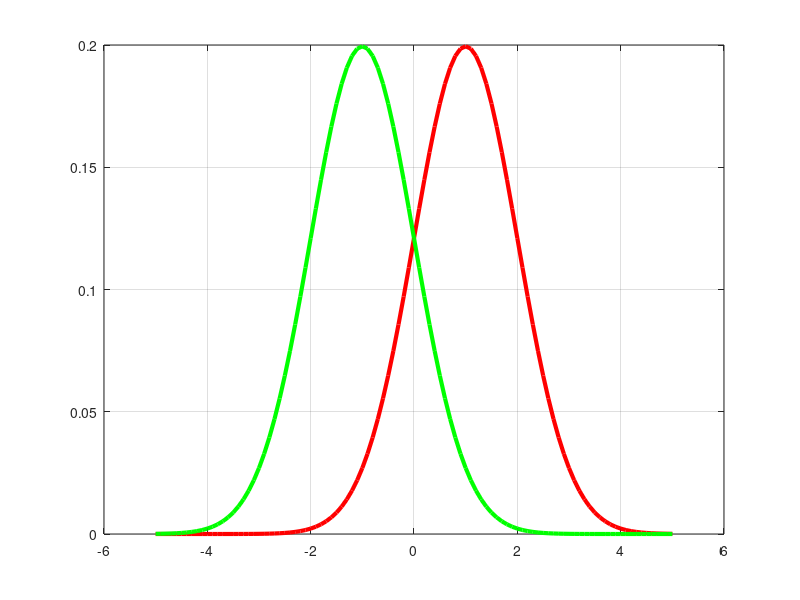

This chart was generated by the following MATLAB code: (Note: this script raises an error after producing the figure.)
function decisionBoundariesDemo1d

%plotgaussians1d(-1, 3, 1, 1, 0.5)
%plotgaussians1d(-1, 3, 1, 1, 0.1)
figure
plotgaussians1d(1, -1, 1, 1, 0.5)
if doPrintPmtk, doPrintPmtkFigures('dboundaries1dConnected'); end;
figure
plotgaussians1d(1, -1, 3, 1, 0.5)
if doPrintPmtk, doPrintPmtkFigures('dboundaries1dDisconnected'); end;

function plotgaussians1d(mu1, mu2, s1, s2, pi1)
pi2 = 1-pi1;
xs = -5:0.1:5;
p1 = normpdf(xs, mu1, s1);
p2 = normpdf(xs, mu2, s2);
plot(xs, pi1*p1, 'r-', 'linewidth', 3);
hold on
plot(xs, pi2*p2, 'g-', 'linewidth', 3);
grid on
xmin = min(xs); xmax = max(xs);
syms x % use symbolic math toolbox
b  = double(solve(pi1*normpdf(x,mu1,s1) - pi2*normpdf(x,mu2,s2)));
b = sort(b)
pmax = max(max(pi1*p1), max(pi2*p2));
h = line([b(1) b(1)], [0 pmax]); set(h, 'color', 'k', 'linewidth', 3);
if length(b)>1
  h = line([b(2) b(2)], [0 pmax]); set(h, 'color', 'k', 'linewidth', 3);
end

e = 0;
if length(b)==1
  h = line([xmin b], [e e]); set(h, 'color', 'g', 'linewidth', 3);
  h = line([b xmax], [e e]); set(h, 'color', 'r', 'linewidth', 3);
else
  h = line([b(1) b(2)], [e e]); set(h, 'color', 'g', 'linewidth', 3);
  h = line([xmin b(1)], [e e]); set(h, 'color', 'r', 'linewidth', 3);
  h = line([b(2) xmax], [e e]); set(h, 'color', 'r', 'linewidth', 3);
end

  
  
